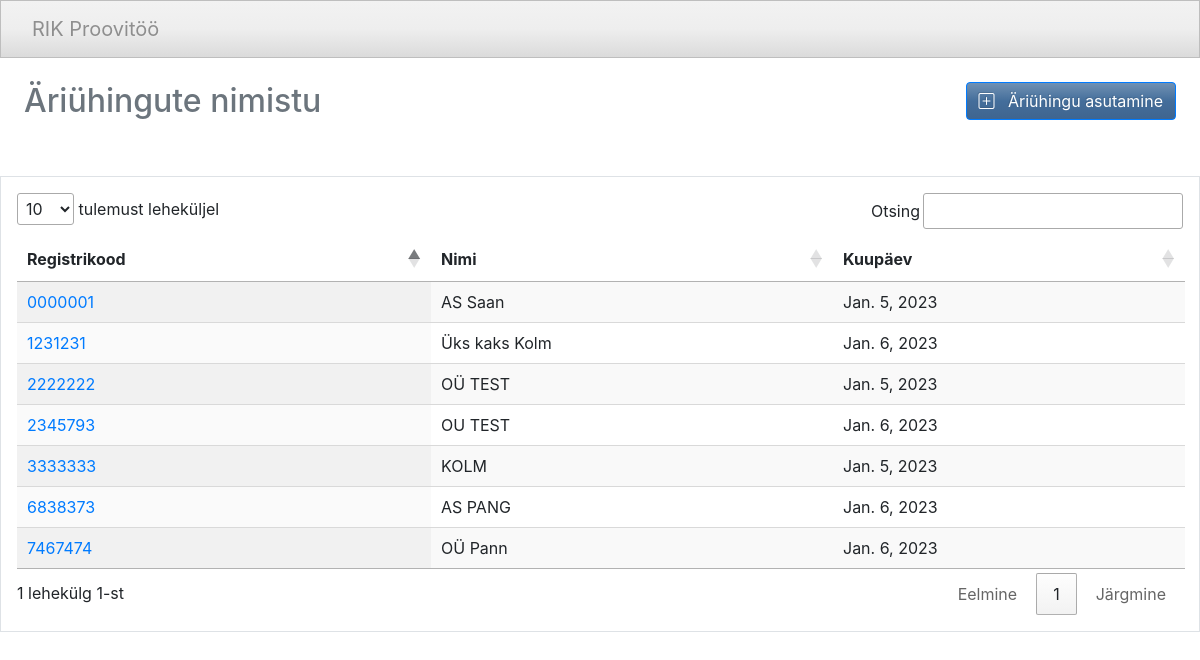
The app's page /index/ with its own data.
### proovitoo/models.py (models this page shows)
class Header(models.Model):
    name = models.CharField(validators=[MinLengthValidator(3)], max_length=100)
    create_date = models.DateField('date created')
    reg_code = models.CharField(max_length=7, validators=[MinLengthValidator(7)], primary_key=True)
    search_string = models.CharField(max_length=500, null=True, blank=True)
    autofill_string = models.CharField(max_length=104, null=True, blank=True)

### proovitoo/views.py (the view)
# urls.py: path('index/', views.index, name='index'),
def index(request):
    company_list = Header.objects.order_by('reg_code')
    context = {
        'company_list': company_list
    }
    return render(request, 'proovitoo/index.html', context)

### templates/proovitoo/index.html (shortened to what this page needs)
{% extends "proovitoo/base.html" %}
{% block content %}
    <div class = "row p-4">
        <div class="col-6">
            <h2 class="text-secondary">Äriühingute nimistu</h2>
        </div>
        <div class="col-6 text-end">
            <a href="/create/" class="btn btn-primary">
                <i class="bi bi-plus-square"></i> &nbsp; Äriühingu asutamine</a>
        </div>
    </div>
<div class="border p-3 mt-4">
  <script src="https://code.jquery.com/jquery-3.5.1.js"></script>
  <link rel="stylesheet" type="text/css"
  href="https://cdn.datatables.net/1.10.23/css/jquery.dataTables.css">
{% if company_list %}
    <table id='companies' class="display">
            <thead>
                    <tr>
                        <th>Registrikood</th>
                        <th>Nimi</th>
                        <th>Kuupäev</th>
                    </tr>
                </thead>
                <tbody>
                {% for company in company_list %}
                 <tr>
                     <td><a href="/detail={{ company.reg_code }}/">{{ company.reg_code }}</a></td>
                     <td>{{ company.name }}</td>
                     <td>{{ company.create_date }}</td>
                 </tr>
                {% endfor %}
                </tbody>
            </table>
</div>
{% else %}
    <p>Ühtegi ettevõtet pole salvestatud</p>
{% endif %}
{% endblock %}

### templates/proovitoo/base.html (shortened to what this page needs)
{% load static %}
<!DOCTYPE html>
<html lang="en">
<head>
    {% load static %}
    <link rel="stylesheet" type= "text/css" href="{% static 'css/site.css' %}">
    <link rel="stylesheet" type= "text/css" href="{% static 'css/Bootstrap.css' %}">
    <link rel="stylesheet" href="https://cdn.jsdelivr.net/npm/bootstrap@4.6.2/dist/css/bootstrap.min.css"
>
    <link rel="stylesheet" href="https://cdn.jsdelivr.net/npm/bootstrap-icons@1.9.1/font/bootstrap-icons.css">
    <nav class="navbar navbar-expand-lg navbar-light bg-light">
        <div class="container-fluid">
            <span class="navbar-brand">RIK Proovitöö</span>
        </div>
    </nav>
</head>
<body>
    {% block content %}
    {% endblock content %}
</body>
</html>

### records on screen
Header: reg_code "0000001", name "AS Saan", create_date "Jan. 5, 2023"
Header: reg_code "1231231", name "Üks kaks Kolm", create_date "Jan. 6, 2023"
Header: reg_code "2222222", name "OÜ TEST", create_date "Jan. 5, 2023"
Header: reg_code "2345793", name "OU TEST", create_date "Jan. 6, 2023"
Header: reg_code "3333333", name "KOLM", create_date "Jan. 5, 2023"
Header: reg_code "6838373", name "AS PANG", create_date "Jan. 6, 2023"
Header: reg_code "7467474", name "OÜ Pann", create_date "Jan. 6, 2023"
